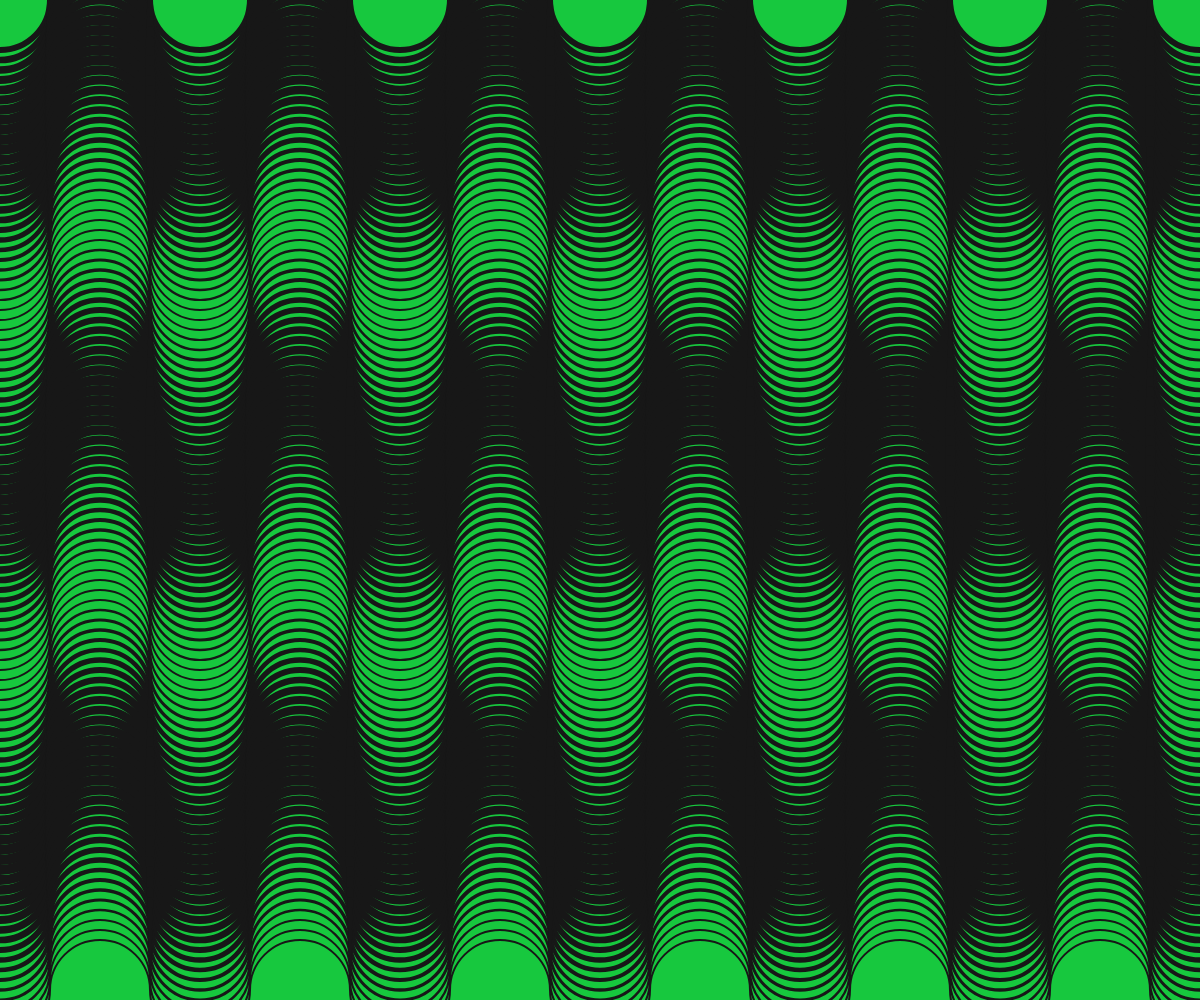
Frame 1 (no input)
Frame 60 (no input): identical to frame 1, image omitted
Frame 120 (the mouse pressed at the canvas centre since frame 60): identical to frame 1, image omitted

The p5.js sketch that drew this single still picture (run headless with seeded random() and noise() and a simulated clock; from frame 60 on, the mouse is pressed at the canvas centre):

// p5.js sketch
// ── sketch.js

//genera algo copado

let yStep=10;
let sw;
let arcSize=200;
function setup() {
  const canv =  createCanvas(windowWidth, windowHeight);
  canv.style('display', 'block');
}

function draw() {
  background(23,200,62);
  strokeWeight(30);
  stroke(23);
  noFill();

  contsrainedMouseX=constrain(mouseX, 10, windowWidth)
  contsrainedMouseY=constrain(mouseY, 10, windowHeight)
  
  for (let x = 0; x < windowWidth + arcSize; x+=arcSize) { 
    for (let y = 0; y < windowHeight; y+=yStep ) {
      sw= map(sin(radians(y)), -1, 1, 2, yStep)
      strokeWeight(sw)
      arc(x, y, arcSize/2, arcSize/2, 0, PI) ;
      arc(x + arcSize/2, y, arcSize/2, arcSize/2, PI, TWO_PI) ;
    }
  }
}

function windowResized() {
  resizeCanvas(windowWidth, windowHeight);
}
